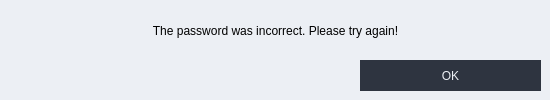
<?xml version="1.0" encoding="UTF-8"?>
<ui version="4.0">
 <class>LoginErrorPrompt</class>
 <widget class="QWidget" name="LoginErrorPrompt">
  <property name="geometry">
   <rect>
    <x>0</x>
    <y>0</y>
    <width>550</width>
    <height>100</height>
   </rect>
  </property>
  <property name="minimumSize">
   <size>
    <width>550</width>
    <height>100</height>
   </size>
  </property>
  <property name="maximumSize">
   <size>
    <width>550</width>
    <height>100</height>
   </size>
  </property>
  <property name="windowTitle">
   <string>Login Error</string>
  </property>
  <property name="styleSheet">
   <string notr="true">background-color: rgb(236, 239, 244);</string>
  </property>
  <widget class="QLabel" name="loginErrorText">
   <property name="geometry">
    <rect>
     <x>10</x>
     <y>10</y>
     <width>531</width>
     <height>41</height>
    </rect>
   </property>
   <property name="styleSheet">
    <string notr="true">font: 75 12pt &quot;Consolas&quot;;</string>
   </property>
   <property name="text">
    <string>The password was incorrect. Please try again!</string>
   </property>
   <property name="alignment">
    <set>Qt::AlignCenter</set>
   </property>
  </widget>
  <widget class="QPushButton" name="loginPromptBtn">
   <property name="geometry">
    <rect>
     <x>360</x>
     <y>60</y>
     <width>181</width>
     <height>31</height>
    </rect>
   </property>
   <property name="styleSheet">
    <string notr="true">QPushButton {
	border:none;
	font: 75 12pt &quot;Consolas&quot;;
	background-color: rgb(46, 52, 64);
	color: rgb(236, 239, 244);
}

QPushButton:hover {
	border:none;
	font: 75 12pt &quot;Consolas&quot;;
	background-color: rgb(216, 222, 233);
	color: rgb(46, 52, 64);
}</string>
   </property>
   <property name="text">
    <string>OK</string>
   </property>
  </widget>
 </widget>
 <resources/>
 <connections>
  <connection>
   <sender>loginPromptBtn</sender>
   <signal>clicked()</signal>
   <receiver>LoginErrorPrompt</receiver>
   <slot>closeLoginErrorPrompt()</slot>
   <hints>
    <hint type="sourcelabel">
     <x>437</x>
     <y>131</y>
    </hint>
    <hint type="destinationlabel">
     <x>438</x>
     <y>153</y>
    </hint>
   </hints>
  </connection>
 </connections>
 <slots>
  <slot>closeLoginErrorPrompt()</slot>
 </slots>
</ui>
